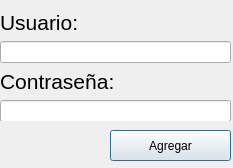
<?xml version="1.0" encoding="UTF-8"?>
<ui version="4.0">
 <class>RegistraUsuario</class>
 <widget class="QDialog" name="RegistraUsuario">
  <property name="geometry">
   <rect>
    <x>0</x>
    <y>0</y>
    <width>233</width>
    <height>168</height>
   </rect>
  </property>
  <property name="windowTitle">
   <string>Dialog</string>
  </property>
  <widget class="QPushButton" name="agregaUsser">
   <property name="geometry">
    <rect>
     <x>110</x>
     <y>130</y>
     <width>121</width>
     <height>31</height>
    </rect>
   </property>
   <property name="text">
    <string>Agregar</string>
   </property>
  </widget>
  <widget class="QWidget" name="verticalLayoutWidget_2">
   <property name="geometry">
    <rect>
     <x>0</x>
     <y>10</y>
     <width>231</width>
     <height>111</height>
    </rect>
   </property>
   <layout class="QVBoxLayout" name="verticalLayout_2">
    <item>
     <widget class="QLabel" name="label_3">
      <property name="font">
       <font>
        <pointsize>16</pointsize>
       </font>
      </property>
      <property name="text">
       <string>Usuario:</string>
      </property>
     </widget>
    </item>
    <item>
     <widget class="QLineEdit" name="usserNuevoText"/>
    </item>
    <item>
     <widget class="QLabel" name="label_4">
      <property name="font">
       <font>
        <pointsize>16</pointsize>
       </font>
      </property>
      <property name="text">
       <string>Contraseña:</string>
      </property>
     </widget>
    </item>
    <item>
     <widget class="QLineEdit" name="passNuevoText"/>
    </item>
   </layout>
  </widget>
 </widget>
 <resources/>
 <connections/>
</ui>
